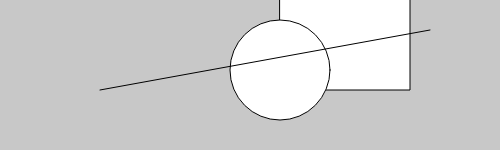
Frame 1 (no input)
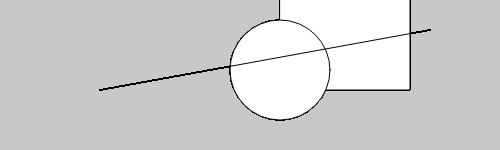
Frame 60 (no input)
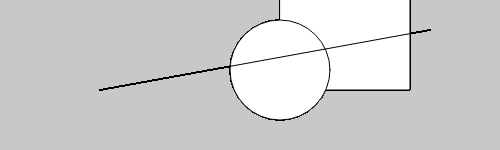
Frame 120 (the mouse pressed at the canvas centre since frame 60)

The p5.js sketch that drew these frames (run headless with seeded random() and noise() and a simulated clock; from frame 60 on, the mouse is pressed at the canvas centre):

// p5.js sketch
// ── sketch.js
function setup() {
	createCanvas(500, 150);
	background(200);
}
function draw() {
	rect(280, -40, 130, 130);  //矩形
	ellipse(280,70,100,100);  //圆形
	line(100, 90, 430, 30);   //线段
}
